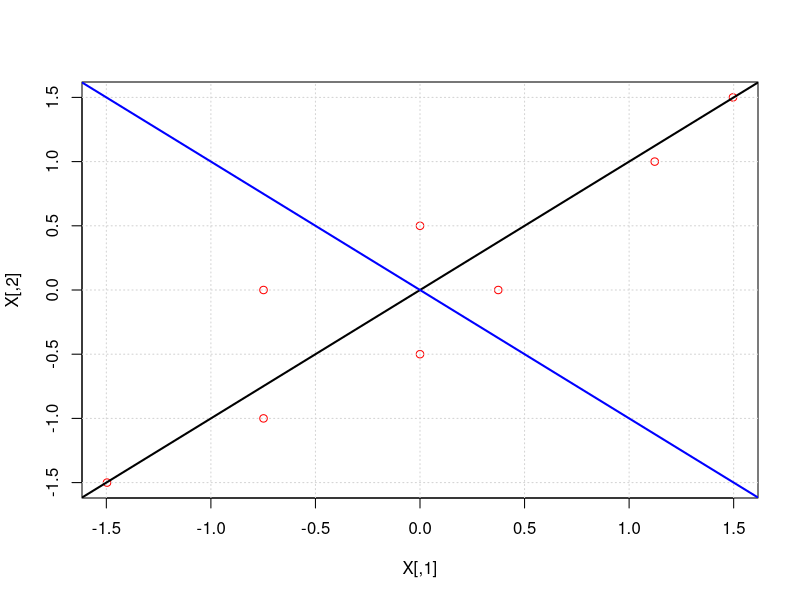
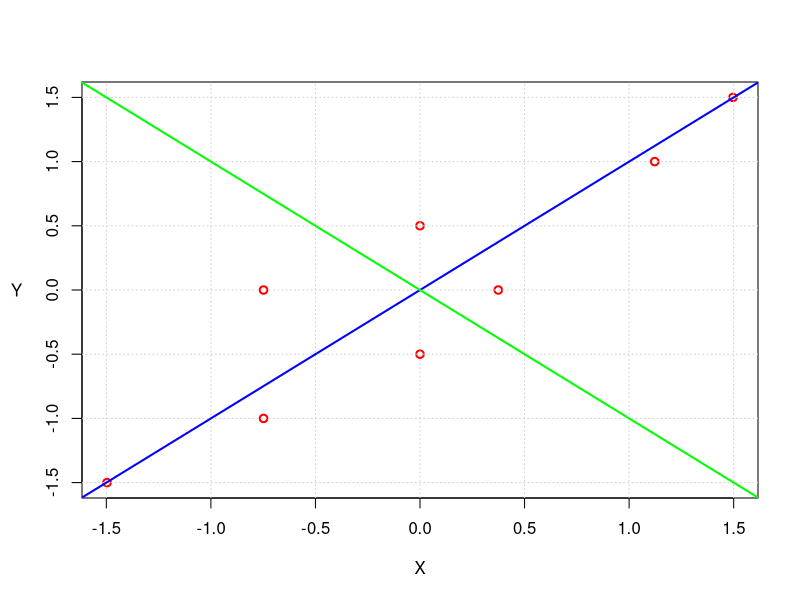

Recreate these plots in R, in order.
#Raquel apartado 5
N <-  8
X <-  c(1,2,3,3,3,5,5,4,5,6,6,5,8,7,9,8)
X <- matrix(X,nrow=2,ncol=8,byrow=FALSE)

X <- t(X)
x <- (X[,1] - mean(X[,1]))/sd(X[,1])
y <- (X[,2] - mean(X[,2]))/sd(X[,2])
X[,1] <- x
X[,2] <- y
mu <- c(mean(x),mean(y))
plot(X,col='red')
grid()

cov <- cov(X)

vaps <- eigen (cov, only.values=TRUE)$values
veps <- eigen(cov)

myPCA <- prcomp(X,scale=FALSE)

d1PCA <- myPCA$X[,1]
PCAslope1 <- myPCA$rotation[2,1]/myPCA$rotation[1,1]

abline(0,PCAslope1,col='black',lwd=2)

d2PCA <- myPCA$X[,2]
PCAslope2 <- myPCA$rotation[2,2]/myPCA$rotation[1,2]

abline(0,PCAslope2,col='blue',lwd=2)

varianza.explicada = vaps[1]/sum(vaps)


## Plot
### Data
plot(X,col='red',lwd=2,ann=FALSE)

## plot details
grid()
title(xlab="X")
mtext("Y",side=2,las=1,line=3)

### principal components
abline(0,PCAslope1,col='blue',lwd=2)
abline(0,PCAslope2,col='green',lwd=2)

